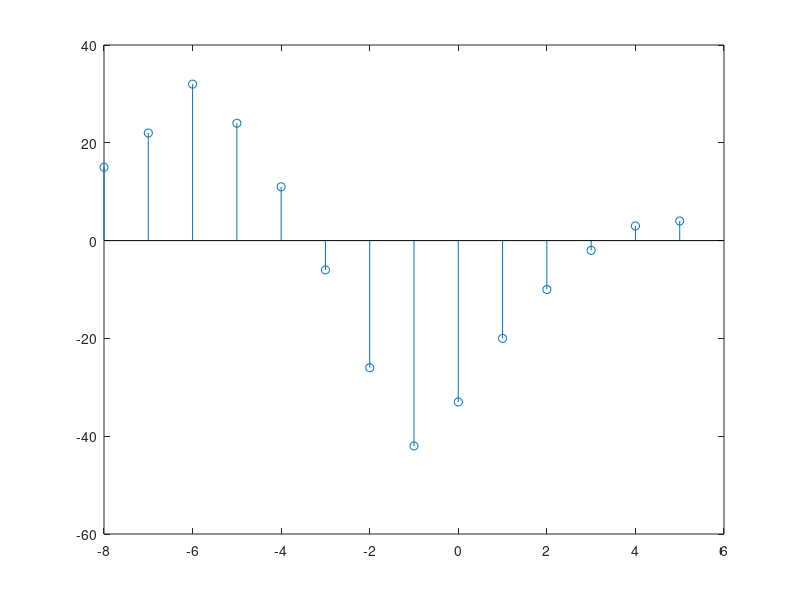

Write MATLAB code to recreate this figure.
x=[-5 -4 -3 -2 -1 0 1];
y=[-3 -2 -3 0 1 2 3 4];
convolution=conv(x,y);
%xaxis=[1:length(x)+length(y)-1]; finds the width =14 
xaxis=-8:5;
stem(xaxis,convolution)
